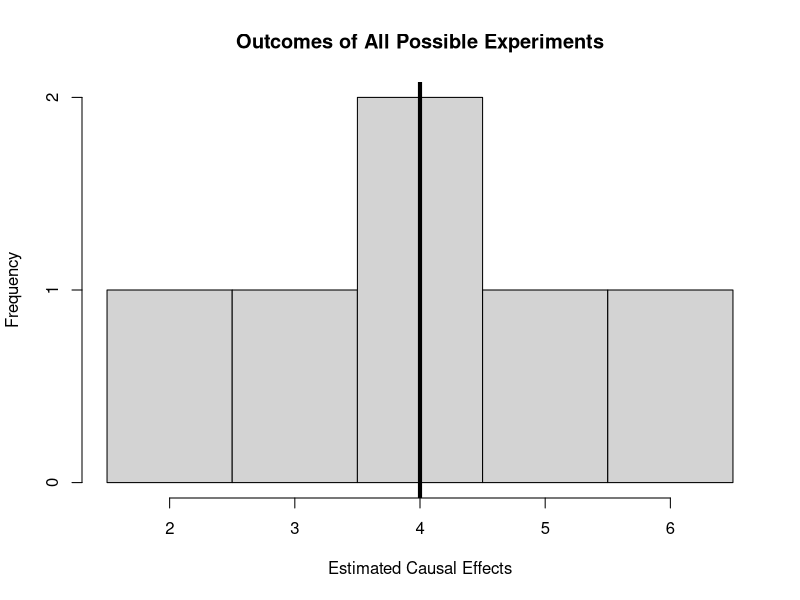

Source code (R):
## ---- chunk 1
knitr::opts_chunk$set(echo = FALSE)
require(magrittr)
require(kableExtra)
require(knitr)
require(ggplot2)
require(gtools)
## ---- chunk 2
assign = t(combn(1:4, 2))

kable(as.data.frame(assign))

## ---- chunk 3

po_table = data.frame(i = 1:4, y0 = 5:2, y1 = 9:6)
assign = t(combn(1:4, 2))

effects = data.frame(T_Group = paste(assign[,1], assign[2], sep = ","),
           Y_1 = apply(assign, 1, function(x) mean(po_table$y1[x]) ),
           Y_0 = apply(assign, 1, function(x) mean(po_table$y0[-x]) )
           )

kable(effects)
## ---- chunk 4
kable(effects)
## ---- chunk 5
effects$ACE = effects$Y_1 - effects$Y_0

kable(effects)
## ---- chunk 6

kable(effects)
## ---- chunk 7

hist(effects$ACE, xlab = "Estimated Causal Effects", main = "Outcomes of All Possible Experiments",
     breaks = seq(1.5, 6.5,1))
abline(v = 4, lwd = 4)

## ---- chunk 8
effects$Y_1_0 = apply(assign, 1, function(x) mean(po_table$y1[-x]) )
effects$Y_0_1 = apply(assign, 1, function(x) mean(po_table$y0[x]))
